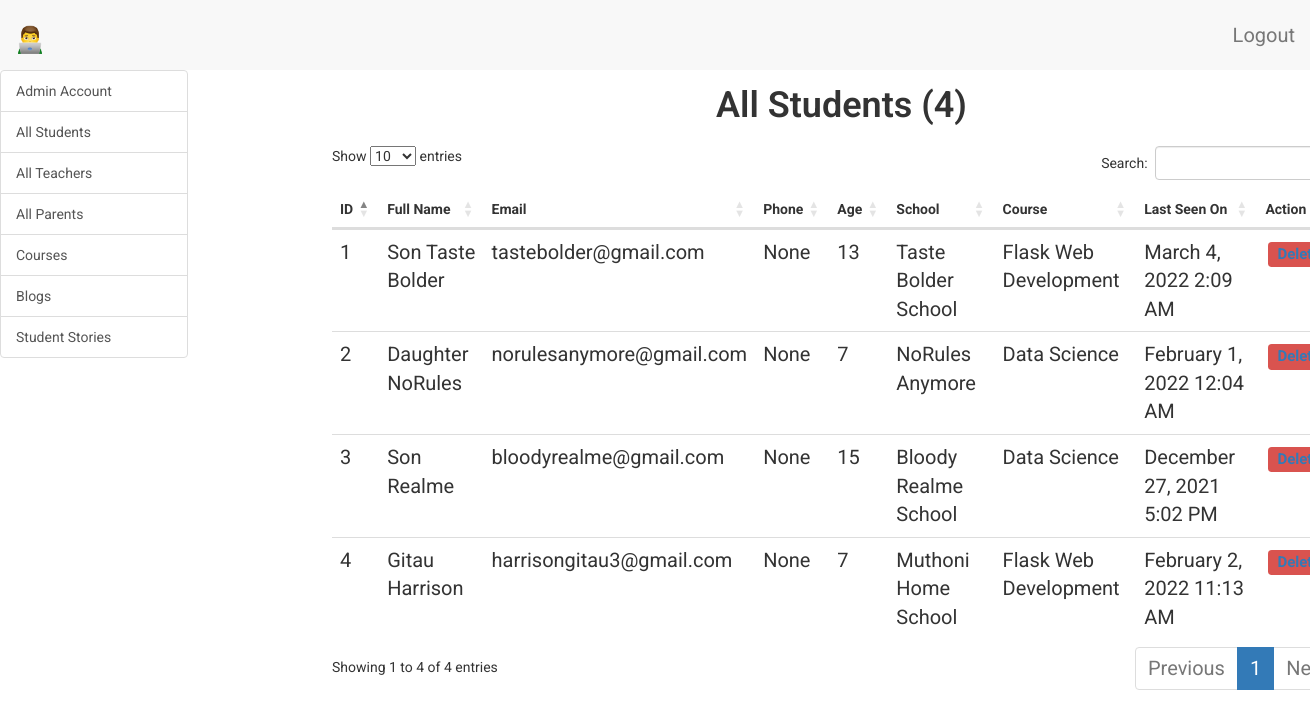
Page /admin/dashboard/all-students (signed in) on the committed database.
### app/models.py (models this page shows, shortened)
class Student(UserMixin, db.Model):
    __tablename__ = 'student'
    id = db.Column(db.Integer, primary_key=True)
    student_full_name = db.Column(db.String(64), index=True, unique=True)
    student_email = db.Column(db.String(120), index=True, unique=True)
    student_phone = db.Column(db.String(120), index=True, unique=True)
    student_school = db.Column(db.String(120), index=True)
    student_age = db.Column(db.Integer, index=True)
    student_course = db.Column(db.String(120), index=True)
    student_password_hash = db.Column(db.String(128))
    student_about_me = db.Column(db.String(140))
    student_last_seen = db.Column(db.DateTime, default=datetime.utcnow)
    parent_id = db.Column(db.Integer, db.ForeignKey('parent.id'))
    messages_sent = db.relationship(
        'StudentMessage',
        foreign_keys='StudentMessage.sender_id',
        backref='author',
        lazy='dynamic')
    messages_received = db.relationship(
        'StudentMessage',
        foreign_keys='StudentMessage.recipient_id',
        backref='recipient',
        lazy='dynamic')
    last_message_read_time = db.Column(db.DateTime)
    notifications = db.relationship(
        'StudentNotification',
        backref='student',
        lazy='dynamic')
    comments = db.relationship(
        'CommunityComment', backref='author', lazy='dynamic')
    webdev_chapter1_comments = db.relationship(
        'WebDevChapter1Comment', backref='author', lazy='dynamic')
    webdev_chapter2_comments = db.relationship(
        'WebDevChapter2Comment', backref='author', lazy='dynamic')
    webdev_chapter3_comments = db.relationship(
        'WebDevChapter3Comment', backref='author', lazy='dynamic')
    webdev_chapter1_objectives = db.relationship(
        'WebDevChapter1Objectives', backref='author', lazy='dynamic')
    webdev_chapter2_objectives = db.relationship(
        'WebDevChapter2Objectives', backref='author', lazy='dynamic')
    webdev_chapter3_objectives = db.relationship(
        'WebDevChapter3Objectives', backref='author', lazy='dynamic')
    webdev_chapter1_quiz_total_scores = db.relationship(
        'WebDevChapter1QuizTotalScore',
        backref='author',
        lazy='dynamic')
    webdev_chapter2_quiz_total_scores = db.relationship(
        'WebDevChapter2QuizTotalScore',
        backref='author',
        lazy='dynamic')
    webdev_chapter3_quiz_total_scores = db.relationship(
        'WebDevChapter3QuizTotalScore',
        backref='author',
        lazy='dynamic')
    webdev_chapter1_quiz_1_options = db.relationship(
        'WebDevChapter1Quiz1Options',
        backref='author',
        lazy='dynamic')
    webdev_chapter2_quiz_1_options = db.relationship(
        'WebDevChapter2Quiz1Options',
        backref='author',
        lazy='dynamic')
    webdev_chapter3_quiz_1_options = db.relationship(
        'WebDevChapter3Quiz1Options',
        backref='author',
        lazy='dynamic')
    webdev_chapter1_quiz_2_options = db.relationship(
        'WebDevChapter1Quiz2Options',
        backref='author',
        lazy='dynamic')
    webdev_chapter2_quiz_2_options = db.relationship(
        'WebDevChapter2Quiz2Options',
        backref='author',
        lazy='dynamic')
    webdev_chapter3_quiz_2_options = db.relationship(
        'WebDevChapter3Quiz2Options',
        backref='author',
        lazy='dynamic')
    webdev_chapter1_quiz_3_options = db.relationship(
        'WebDevChapter1Quiz3Options',
        backref='author',
        lazy='dynamic')
    webdev_chapter2_quiz_3_options = db.relationship(
        'WebDevChapter2Quiz3Options',
        backref='author',
        lazy='dynamic')
    webdev_chapter3_quiz_3_options = db.relationship(
        'WebDevChapter3Quiz3Options',
        backref='author',
        lazy='dynamic')
    webdev_chapter1_quiz_4_options = db.relationship(
        'WebDevChapter1Quiz4Options',
        backref='author',
        lazy='dynamic')
    webdev_chapter2_quiz_4_options = db.relationship(
        'WebDevChapter2Quiz4Options',
        backref='author',
        lazy='dynamic')
    webdev_chapter3_quiz_4_options = db.relationship(
        'WebDevChapter3Quiz4Options',
        backref='author',
        lazy='dynamic')
    webdev_chapter1_quiz_5_options = db.relationship(
        'WebDevChapter1Quiz5Options',
        backref='author',
        lazy='dynamic')
    webdev_chapter2_quiz_5_options = db.relationship(
        'WebDevChapter2Quiz5Options',
        backref='author',
        lazy='dynamic')
    webdev_chapter3_quiz_5_options = db.relationship(
        'WebDevChapter3Quiz5Options',
        backref='author',
        lazy='dynamic')
    general_multi_choice_answer_1 = db.relationship(
        'GeneralMultipleChoicesAnswer1',
        backref='author',
        lazy='dynamic')
    general_multi_choice_answer_2 = db.relationship(
        'GeneralMultipleChoicesAnswer2',
        backref='author',
        lazy='dynamic')
    general_multi_choice_answer_3 = db.relationship(
        'GeneralMultipleChoicesAnswer3',
        backref='author',
        lazy='dynamic')
    general_multi_choice_answer_4 = db.relationship(
        'GeneralMultipleChoicesAnswer4',
        backref='author',
        lazy='dynamic')
    general_multi_choice_answer_5 = db.relationship(
        'GeneralMultipleChoicesAnswer5',
        backref='author',
        lazy='dynamic')
    general_multi_choice_answer_6 = db.relationship(
        'GeneralMultipleChoicesAnswer6',
        backref='author',
        lazy='dynamic')
    general_multi_choice_answer_7 = db.relationship(
        'GeneralMultipleChoicesAnswer7',
        backref='author',
        lazy='dynamic')
    general_multi_choice_answer_8 = db.relationship(
        'GeneralMultipleChoicesAnswer8',
        backref='author',
        lazy='dynamic')
    general_multi_choice_answer_9 = db.relationship(
        'GeneralMultipleChoicesAnswer9',
        backref='author',
        lazy='dynamic')
    general_multi_choice_answer_10 = db.relationship(
        'GeneralMultipleChoicesAnswer10',
        backref='author',
        lazy='dynamic')
    followed = db.relationship(
        'Student',
        secondary=followers,
        primaryjoin=(followers.c.follower_id == id),
        secondaryjoin=(followers.c.followed_id == id),
        backref=db.backref('followers', lazy='dynamic'), lazy='dynamic')

### app/admin/routes.py (the view)
@bp.route('/dashboard/all-students')
@login_required
def dashboard_all_students():
    admin = Admin.query.filter_by(
        admin_full_name=current_user.admin_full_name).first()
    students = Student.query.order_by(Student.student_last_seen.desc()).all()
    all_students = len(Student.query.all())
    return render_template(
        'admin/all_students.html',
        title='All Students',
        students=students,
        admin=admin,
        all_students=all_students
        )

### app/admin/routes.py (called while the page is built)
@bp.before_request
def before_request():
    if current_user.is_authenticated:
        current_user.admin_last_seen = datetime.utcnow()
        db.session.commit()

### app/models.py (called while the page is built)
@login.user_loader
def load_user(id):
    admin = Admin.query.get(int(id))
    teacher = Teacher.query.get(int(id))
    student = Student.query.get(int(id))
    parent = Parent.query.get(int(id))
    if admin:
        return admin
    elif teacher:
        return teacher
    elif student:
        return student
    elif parent:
        return parent
    else:
        return None

### app/templates/admin/all_students.html (shortened to what this page needs)
{% extends 'base.html' %}
{% block admin_app_content %}
    <div class="row">
        <div class="col-sm-12">
        </div>
    </div>
    <div class="row text-center">
        <div class="col-sm-12 admin-content-title">
            <h1>All Students ({{ all_students }})</h1>
        </div>
    </div>
    <div id="students" class="tabcontent">
        <div class="row">
            <div class="col-sm-12">
                <table id="data" class="table table-hover">
                    <thead>
                        <tr>
                            <th>ID</th>
                            <th>Full Name</th>
                            <th>Email</th>
                            <th>Phone</th>
                            <th>Age</th>
                            <th>School</th>
                            <th>Course</th>
                            <th>Last Seen On</th>
                            <th>Action</th>
                        </tr>
                    </thead>
                    <tbody>
                        {% for student in students %}
                            <tr>
                                <td>{{ student.id }}</td>
                                <td>{{ student.student_full_name }}</td>
                                <td>{{ student.student_email }}</td>
                                <td>{{ student.student_phone }}</td>
                                <td>{{ student.student_age }}</td>
                                <td>{{ student.student_school }}</td>
                                <td>{{ student.student_course }}</td>
                                <td>{{ moment(student.student_last_seen).format('LLL') }}</td>
                                <td>
                                    <span class="label label-danger">
                                        <a href="{{ url_for('admin.delete_account_student', student_id=student.id) }}">Delete</a>
                                    </span>
                                </td>
                            </tr>
                        {% endfor %}
                    </tbody>
                </table>
            </div>
        </div>
    </div>
{% endblock %}

### app/static/css/main.css (style rules this page uses)
.label { margin: 3px; }
html, body { font-family: 'Roboto', sans-serif; }
h1 { padding-bottom: 10px; font-weight: 600; margin-top: 0px; padding-top: 0px; }
p, li, td, .btn, .btn-alt, .schedule-btn { font-size: 20px; }
.review-title h1, .student-content-title h1, .admin-content-title h1 { padding-top: 15px; }
.tabcontent { float: left; padding: 0px 12px; width: 99%; border-left: none; height: 300px; }

### rows in the picture
Student: id "1", student_full_name "Son Taste Bolder", student_email "tastebolder@gmail.com", student_phone "None", student_age "13", student_school "Taste Bolder School", student_course "Flask Web Development", student_last_seen "March 4, 2022 2:09 AM"
Student: id "4", student_full_name "Gitau Harrison", student_email "harrisongitau3@gmail.com", student_phone "None", student_age "7", student_school "Muthoni Home School", student_course "Flask Web Development", student_last_seen "February 2, 2022 11:13 AM"
Student: id "2", student_full_name "Daughter NoRules", student_email "norulesanymore@gmail.com", student_phone "None", student_age "7", student_school "NoRules Anymore", student_course "Data Science", student_last_seen "February 1, 2022 12:04 AM"
Student: id "3", student_full_name "Son Realme", student_email "bloodyrealme@gmail.com", student_phone "None", student_age "15", student_school "Bloody Realme School", student_course "Data Science", student_last_seen "December 27, 2021 5:02 PM"

### other values in the picture
{{ all_students }} "4"
